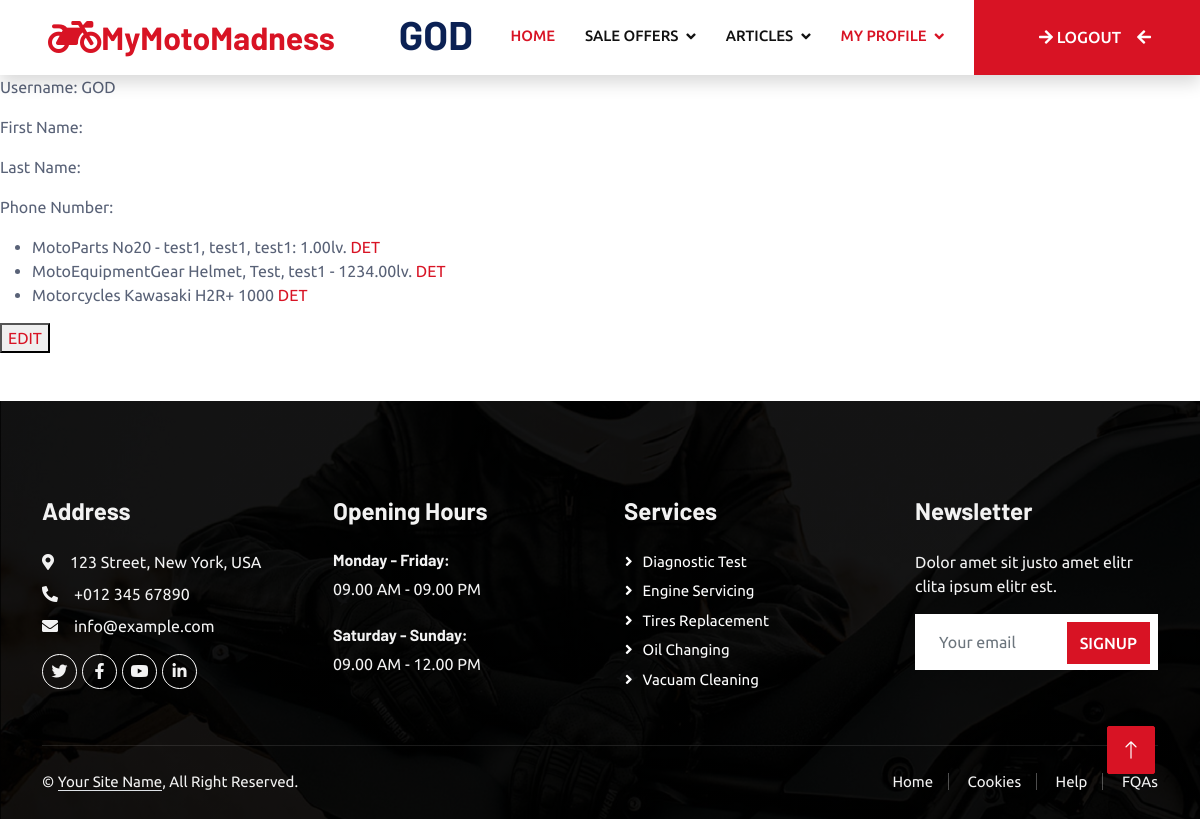
The app's page /accounts/details/4/ (signed in), older data.
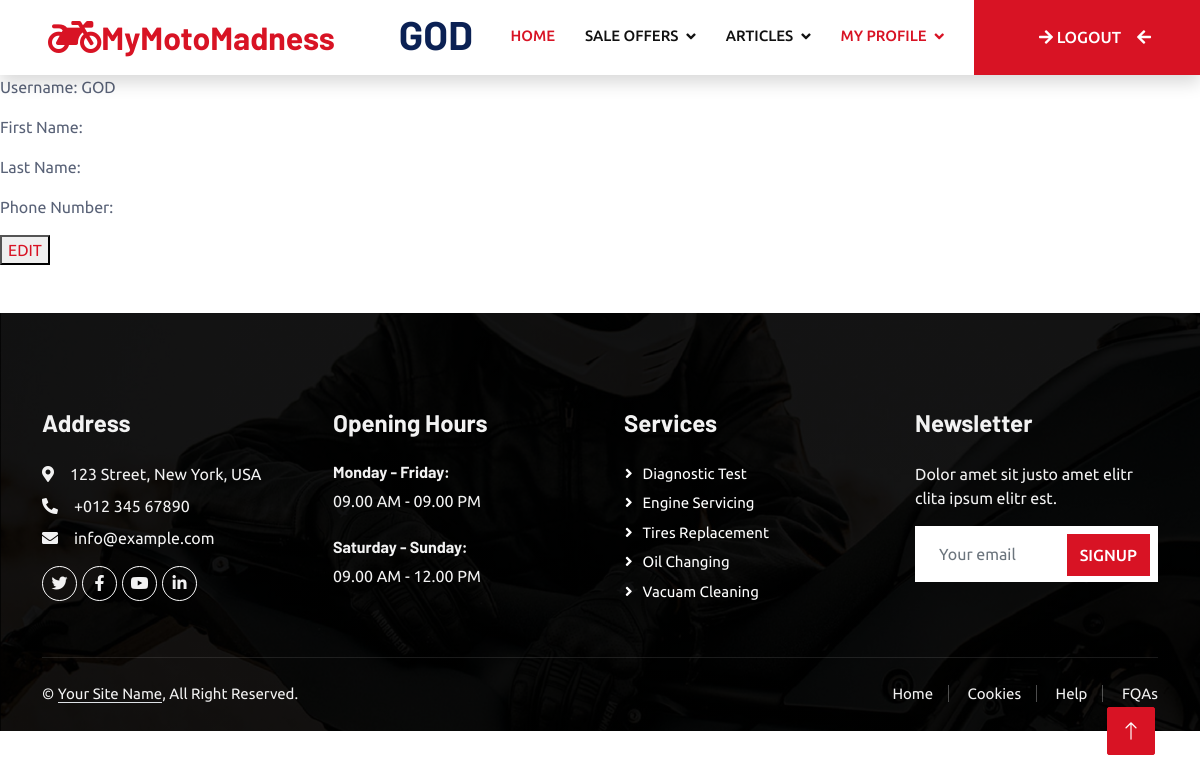
The same page, newer data.
### MyMotoMadness/saleads/models.py (models this page shows)
class MotoParts(models.Model):
    type_of_part = models.CharField(
        max_length=30,
    )
    brand = models.CharField(
        max_length=30,
    )
    model = models.CharField(
        max_length=30,
    )
    for_bike = models.CharField(
        max_length=40,
    )
    manufacture_year = models.PositiveIntegerField(
    )
    description = models.TextField(
        max_length=500,
    )
    owner = models.ForeignKey(
        UserModel,
        on_delete=models.CASCADE,
        blank=True,
        null=True,
    )
    price = models.FloatField(
    )
    approved = models.BooleanField(
        default=False,
    )
    def __str__(self):
        return f"No{self.pk} - {self.type_of_part}, {self.brand}, {self.model}: {self.price:.2f}lv."

class MotoEquipmentGear(models.Model):
    brand = models.CharField(
        max_length=30,
    )
    model = models.CharField(
        max_length=30,
    )
    gear_type = models.CharField(
        max_length=20,
        choices=ProtectionGearTypeChoices.choices(),
    )
    material_type = models.CharField(
        max_length=30,
        null=True,
        blank=True,
    )
    manufacture_year = models.PositiveIntegerField(
    )
    description = models.TextField(
        max_length=500,
    )
    owner = models.ForeignKey(
        UserModel,
        on_delete=models.CASCADE,
        blank=True,
        null=True,
    )
    price = models.FloatField(
    )
    approved = models.BooleanField(
        default=False,
    )
    def __str__(self):
        return f'{self.gear_type}, {self.brand}, {self.model} - {self.price:.2f}lv.'

class Motorcycles(models.Model):
    bike_type = models.CharField(
        max_length=30,
        choices=BikeTypeChoices.choices(),
    )
    brand = models.CharField(
        max_length=30,
    )
    model = models.CharField(
        max_length=30,
    )
    engine_volume = models.PositiveIntegerField(
    )
    horse_power = models.IntegerField(
    )
    manufacture_year = models.PositiveIntegerField(
    )
    description = models.TextField(
        max_length=500,
        null=True,
        blank=True,
    )
    owner = models.ForeignKey(
        UserModel,
        on_delete=models.CASCADE,
        blank=True,
        null=True,
    )
    price = models.FloatField(
    )
    approved = models.BooleanField(
        default=False,
    )
    def __str__(self):
        return f"{self.brand} {self.model} {self.engine_volume}"

### MyMotoMadness/accounts/views.py (the view)
# urls.py: path('details/<int:pk>/', DetailsMotoUserView.as_view(), name='details user view'),
class DetailsMotoUserView(auth_mixins.LoginRequiredMixin, generic_views.DetailView):
    template_name = 'accounts/detail_user.html'
    model = UserModel
    def get_context_data(self, **kwargs):
        context = super().get_context_data(**kwargs)
        context['user_sale_offers'] = []
        for queryset_offers in (
                context['object'].motoparts_set.all(),
                context['object'].motoequipmentgear_set.all(),
                context['object'].motorcycles_set.all()
        ):
            context['user_sale_offers'].extend(queryset_offers)
        return context

### MyMotoMadness/accounts/templatetags/custom_filter.py (called while the page is built)
@register.filter
def class_name_show(value):
    return value.__class__.__name__

### templates/accounts/detail_user.html (shortened to what this page needs)
{% extends 'base/base.html' %}
{% load static %}
{% load custom_filter %}
{% block page_content %}
    <p>Username: {{ object.username }}</p>
    <p>First Name: {{ object.first_name }}</p>
    <p>Last Name: {{ object.last_name }}</p>
     <p>Phone Number: {{ object.phone_number }}</p>
    <ul>
        {% for offer in user_sale_offers %}
            {% if offer|class_name_show == 'Motorcycles' %}
                <li>
                    {{ offer|class_name_show }} {{ offer }} <a
                        href="{% url 'detail motorcycle view' pk=offer.pk %}">DET</a>
                </li>
            {% elif offer|class_name_show == 'MotoEquipmentGear' %}
                <li>
                    {{ offer|class_name_show }} {{ offer }} <a
                        href="{% url 'detail equipment gear view' pk=offer.pk %}">DET</a>
                </li>
            {% elif offer|class_name_show == 'MotoParts' %}
                <li>
                    {{ offer|class_name_show }} {{ offer }} <a
                        href="{% url 'detail bike parts view' pk=offer.pk %}">DET</a>
                </li>
            {% else %}
                <h1> THIS USER HAS NO SELLING OFFERS</h1>
            {% endif %}
        {% endfor %}
    </ul>
    <button> <a href="{% url 'edit user view' pk=object.pk %}">EDIT</a> </button>
{% endblock %}

Row changes from the older to the newer data that the page shows:
removed MotoParts: offer "MotoParts", id+type_of_part+brand "No20 - test1, test1, test1: 1.00lv."
removed MotoEquipmentGear: offer "MotoEquipmentGear", gear_type+brand+model "Helmet, Test, test1 - 1234.00lv."
removed Motorcycles: offer "Motorcycles", brand+model+engine_volume "Kawasaki H2R+ 1000"
